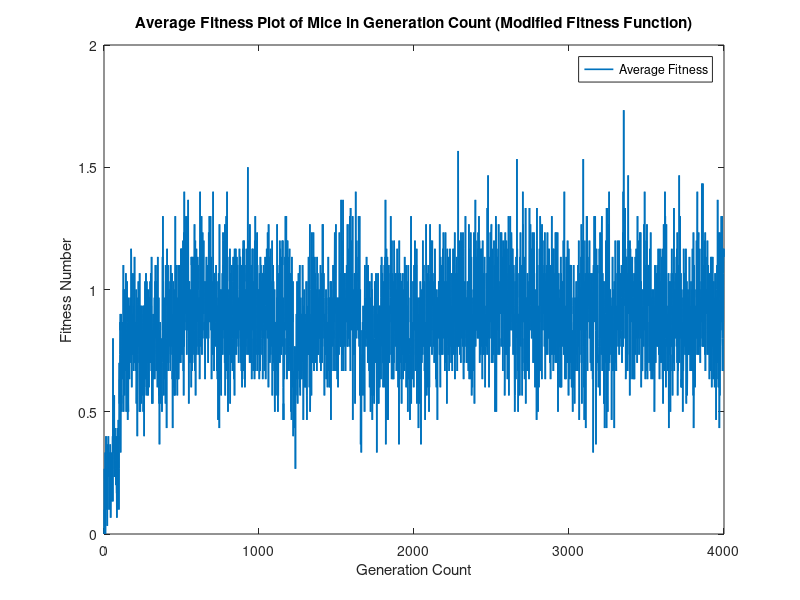

MATLAB code for this plot: (Note: this script raises an error after producing the figure.)
clear all
close all
load("question_4.mat")
rng default
figure(1)
plot(generation,average,'LineWidth',1.2);
title('Average Fitness Plot of Mice in Generation Count (Modified Fitness Function)')
xlabel('Generation Count') 
ylabel('Fitness Number') 
legend({'Average Fitness'},'Location','northeast')
ax = gca;
ax.FontSize = 12;
xticks([0 150 400 1000  4000])
xticklabels({'0','150','400','1000','4000'})
pulseSNR = snr((zeros(1,3000)+mean(average(1001:4000)))',average(1001:4000))

figure(2)
plot(generation,average,'LineWidth',1.2);
title('Average Fitness Plot of Mice in Generation Count (Modified Fitness Function)')
xlabel('Generation Count') 
ylabel('Fitness Number') 
legend({'Average Fitness'},'Location','northeast')
ax = gca;
ax.FontSize = 12;
xlim([0 1000])
ylim([0 2])

figure(3)
plot(generation,average_original,'LineWidth',1.2);
title('Average Fitness Plot of Mice in Generation Count (Original Fitness Function)')
xlabel('Generation Count') 
ylabel('Fitness Number') 
legend({'Average Fitness'},'Location','northeast')
ax = gca;
ax.FontSize = 12;
xticks([0 150 400 1000  4000])
xticklabels({'0','150','400','1000','4000'})

pulseSNR = snr((zeros(1,3000)+mean(average_original(1001:4000)))',average_original(1001:4000))

figure(4)
plot(generation,average_original,'LineWidth',1.2);
title('Average Fitness Plot of Mice in Generation Count (Original Fitness Function)')
xlabel('Generation Count') 
ylabel('Fitness Number') 
legend({'Average Fitness'},'Location','northeast')
ax = gca;
ax.FontSize = 12;
xlim([0 1000])
ylim([0 0.01])